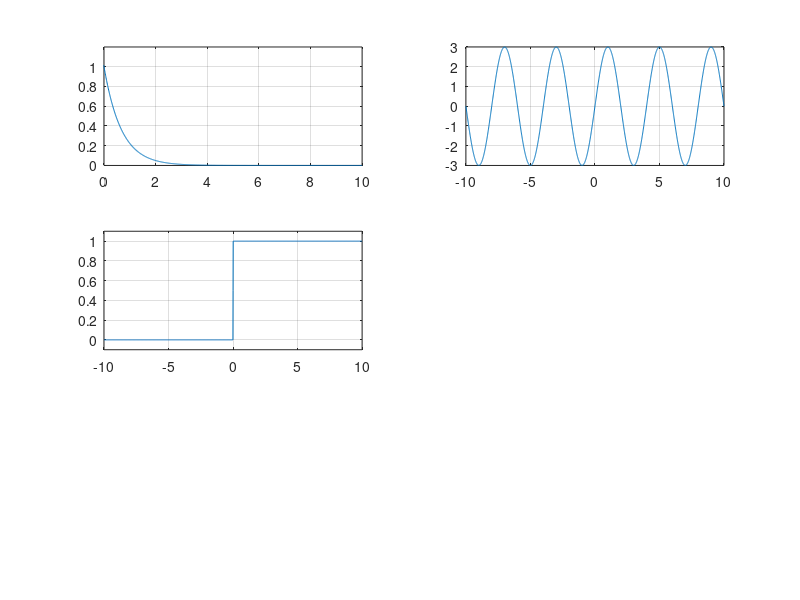

MATLAB code to generate this figure: (Note: this script raises an error after producing the figure.)
clc;
clear;
t=-10:0.01:10;
x1=exp(-1.5*t);
subplot(3,2,1);
plot(t,x1);
axis([0,10,0,1.2]);
grid on
subplot(3,2,2);
x2=3.*sin(0.5*pi*t);
plot(t,x2);
grid on
x3=0.5+0.5.*sign(t);
subplot(3,2,3);
plot(t,x3);
axis([-10,10,-0.1,1.1]);
grid on
x4=step(t)+step(t-1)-2.*step(t-2);
subplot(3,2,4);
plot(t,x4);
axis([-0.2,5,-0.2,2.2]);
grid on
x5=t./2.*(step(t)-step(t-4));
subplot(3,2,5);
plot(t,x5);
grid on